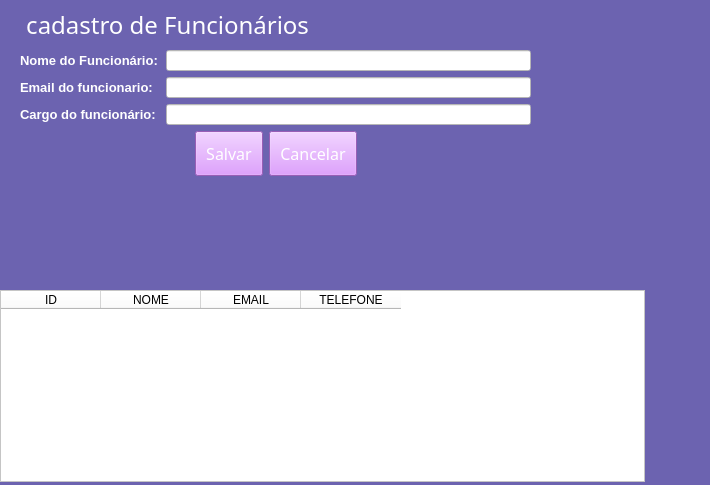
<?xml version="1.0" encoding="UTF-8"?>
<ui version="4.0">
 <class>Form</class>
 <widget class="QWidget" name="Form">
  <property name="geometry">
   <rect>
    <x>0</x>
    <y>0</y>
    <width>710</width>
    <height>485</height>
   </rect>
  </property>
  <property name="windowTitle">
   <string>Form</string>
  </property>
  <property name="styleSheet">
   <string notr="true">background-color:rgb(108, 99, 176)</string>
  </property>
  <widget class="QLabel" name="label">
   <property name="geometry">
    <rect>
     <x>20</x>
     <y>10</y>
     <width>645</width>
     <height>29</height>
    </rect>
   </property>
   <property name="font">
    <font>
     <family>Impact</family>
     <pointsize>18</pointsize>
    </font>
   </property>
   <property name="styleSheet">
    <string notr="true">color: rgb(255, 255, 255);</string>
   </property>
   <property name="text">
    <string> cadastro de Funcionários</string>
   </property>
  </widget>
  <widget class="QTableWidget" name="tableWidget">
   <property name="geometry">
    <rect>
     <x>0</x>
     <y>290</y>
     <width>645</width>
     <height>192</height>
    </rect>
   </property>
   <property name="styleSheet">
    <string notr="true">background-color: rgb(255, 255, 255);</string>
   </property>
   <column>
    <property name="text">
     <string>ID</string>
    </property>
   </column>
   <column>
    <property name="text">
     <string>NOME</string>
    </property>
   </column>
   <column>
    <property name="text">
     <string>EMAIL</string>
    </property>
   </column>
   <column>
    <property name="text">
     <string>TELEFONE</string>
    </property>
   </column>
  </widget>
  <widget class="QWidget" name="">
   <property name="geometry">
    <rect>
     <x>20</x>
     <y>50</y>
     <width>511</width>
     <height>126</height>
    </rect>
   </property>
   <layout class="QVBoxLayout" name="verticalLayout">
    <item>
     <layout class="QFormLayout" name="formLayout">
      <item row="0" column="0">
       <widget class="QLabel" name="label_2">
        <property name="font">
         <font>
          <pointsize>10</pointsize>
          <weight>75</weight>
          <bold>true</bold>
         </font>
        </property>
        <property name="styleSheet">
         <string notr="true">color: rgb(255, 255, 255);</string>
        </property>
        <property name="text">
         <string>Nome do Funcionário:</string>
        </property>
       </widget>
      </item>
      <item row="0" column="1">
       <widget class="QLineEdit" name="lineEdit_2">
        <property name="styleSheet">
         <string notr="true">background-color: rgb(255, 255, 255);</string>
        </property>
       </widget>
      </item>
      <item row="1" column="0">
       <widget class="QLabel" name="label_3">
        <property name="font">
         <font>
          <pointsize>10</pointsize>
          <weight>75</weight>
          <bold>true</bold>
         </font>
        </property>
        <property name="styleSheet">
         <string notr="true">color: rgb(255, 255, 255);</string>
        </property>
        <property name="text">
         <string>Email do funcionario: </string>
        </property>
       </widget>
      </item>
      <item row="1" column="1">
       <widget class="QLineEdit" name="lineEdit_3">
        <property name="styleSheet">
         <string notr="true">background-color: rgb(255, 255, 255);</string>
        </property>
       </widget>
      </item>
      <item row="2" column="0">
       <widget class="QLabel" name="label_4">
        <property name="font">
         <font>
          <pointsize>10</pointsize>
          <weight>75</weight>
          <bold>true</bold>
         </font>
        </property>
        <property name="styleSheet">
         <string notr="true">color: rgb(255, 255, 255);</string>
        </property>
        <property name="text">
         <string>Cargo do funcionário: </string>
        </property>
       </widget>
      </item>
      <item row="2" column="1">
       <widget class="QLineEdit" name="lineEdit">
        <property name="styleSheet">
         <string notr="true">background-color: rgb(255, 255, 255);</string>
        </property>
       </widget>
      </item>
     </layout>
    </item>
    <item>
     <layout class="QHBoxLayout" name="horizontalLayout">
      <item>
       <spacer name="horizontalSpacer">
        <property name="orientation">
         <enum>Qt::Horizontal</enum>
        </property>
        <property name="sizeHint" stdset="0">
         <size>
          <width>40</width>
          <height>20</height>
         </size>
        </property>
       </spacer>
      </item>
      <item>
       <widget class="QPushButton" name="pushButton">
        <property name="font">
         <font>
          <family>Impact</family>
          <pointsize>12</pointsize>
         </font>
        </property>
        <property name="styleSheet">
         <string notr="true">background-color: rgb(214, 131, 255);
color: rgb(255, 255, 255);
padding: 10px;
</string>
        </property>
        <property name="text">
         <string>Salvar</string>
        </property>
       </widget>
      </item>
      <item>
       <widget class="QPushButton" name="pushButton_2">
        <property name="font">
         <font>
          <family>Impact</family>
          <pointsize>12</pointsize>
         </font>
        </property>
        <property name="styleSheet">
         <string notr="true">background-color: rgb(214, 131, 255);
color: rgb(255, 255, 255);
padding: 10px;
</string>
        </property>
        <property name="text">
         <string>Cancelar</string>
        </property>
       </widget>
      </item>
      <item>
       <spacer name="horizontalSpacer_2">
        <property name="orientation">
         <enum>Qt::Horizontal</enum>
        </property>
        <property name="sizeHint" stdset="0">
         <size>
          <width>40</width>
          <height>20</height>
         </size>
        </property>
       </spacer>
      </item>
     </layout>
    </item>
   </layout>
  </widget>
 </widget>
 <resources/>
 <connections/>
</ui>
